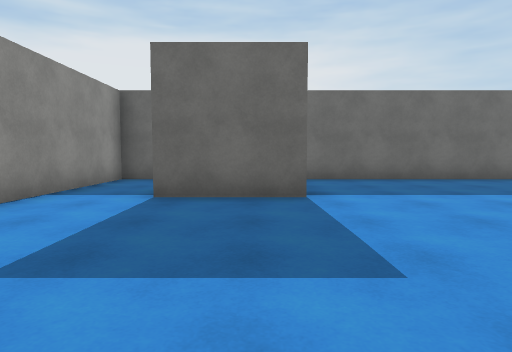
View 1 (above)

19 first-person views from a walk through a scene from a Unity 3-D project. The camera is 1.2 m above the floor, tilts 4° down and sees 75° across. The floor is counted in squares, 1.8 m on a side. Each view is taken from the middle of a square. On the plan, view 1 faces up. The plan holds only what a view shows up to about 10 squares ahead; the rest is blank. The place goes on beyond the plan. The player character is not drawn. Surface patterns are stand-ins for the level's own textures.

View 2
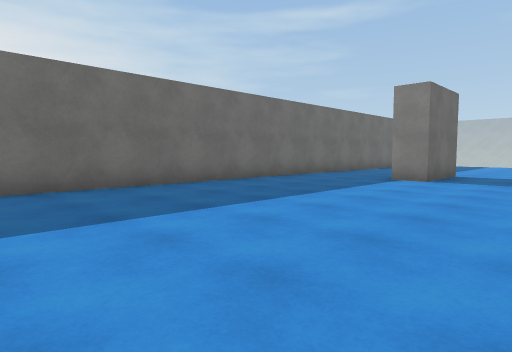

View 3
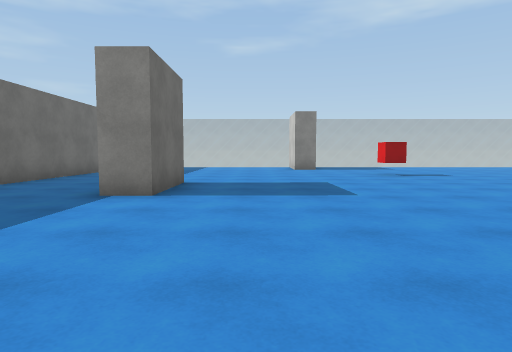

View 4
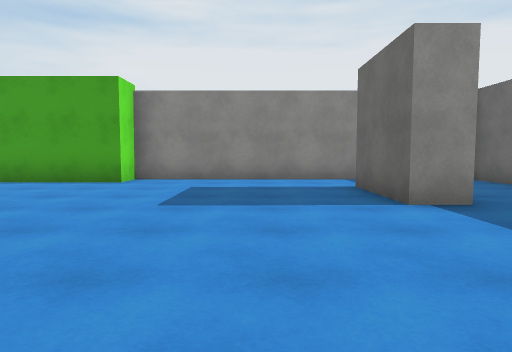

View 5
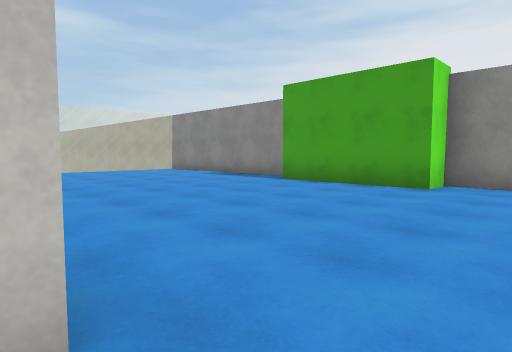

View 6
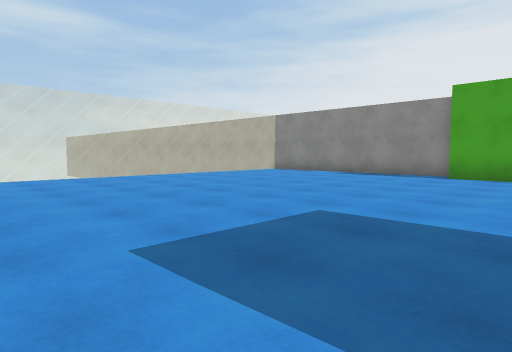

View 7
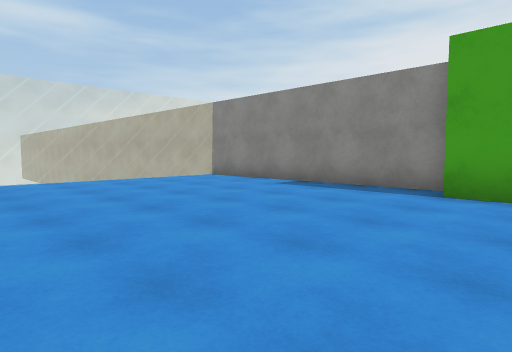

View 8
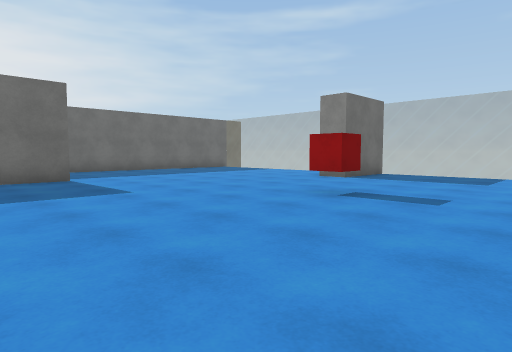

View 9
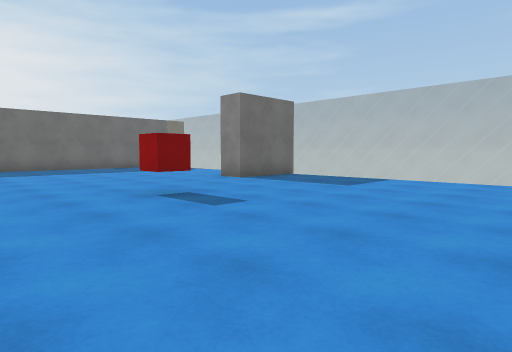

View 10
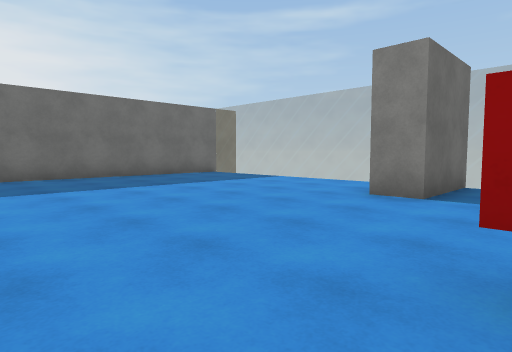

View 11
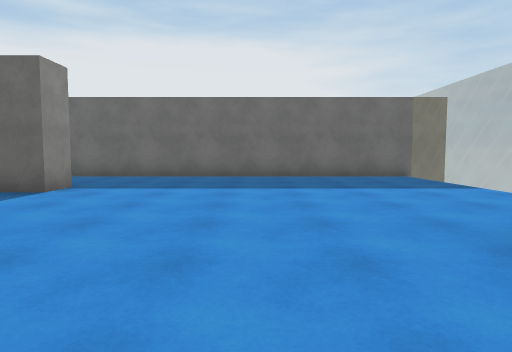

View 12
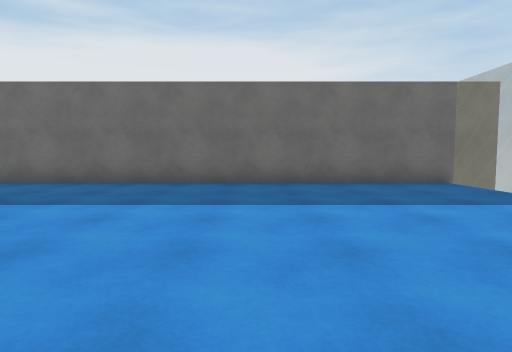

View 13
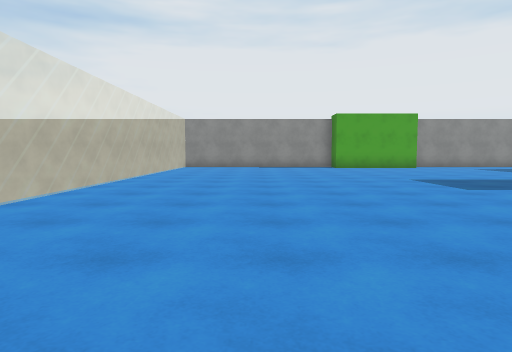

View 14
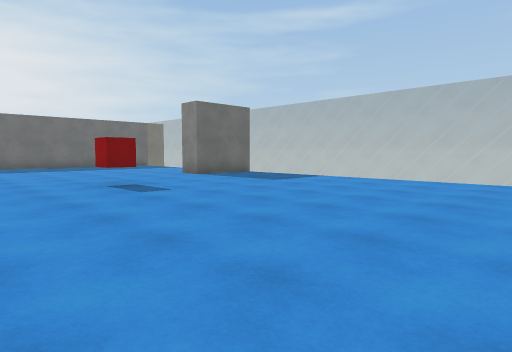

View 15
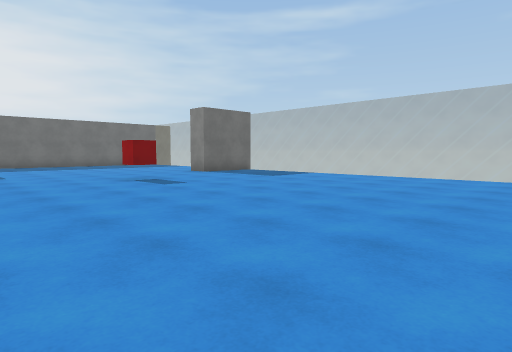

View 16
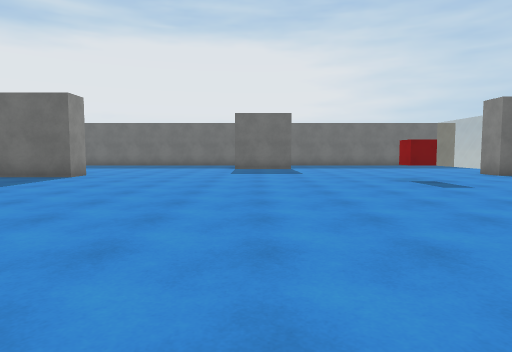

View 17
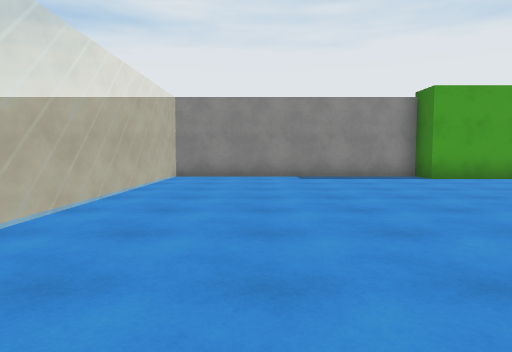

View 18
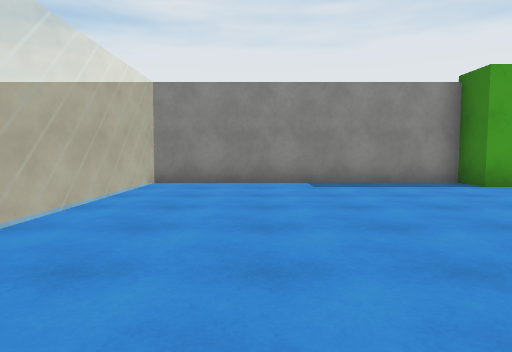

View 19
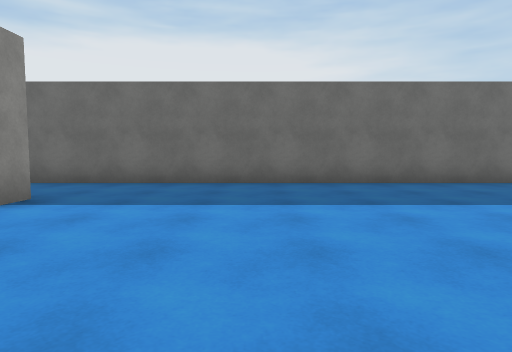

### Floor plan
Key: @ floor where view 1 was taken; # wall or solid block; . floor; = window, fence, low wall or low ledge; C red cube.
Columns run from 4 left of view 1 to 21 right of it. Each row starts with its distance up from view 1.
  9 ##########################
  8 #........................=
  7 #........................=
  6 #........................=
  5 #..##..........##........=
  4 #........................=
  3 #........................=
  2 #........................
  1 #......................##
  0 ##..@...##...............
 -1  #.................C.....=
 -2  #.......................=
 -3 ##.......................=
 -4 #........................=
 -5 #........................=
 -6 #........................=
 -7 #........................=
 -8 #........................
 -9 #...................
-10 #.............
-11 #==========
-12  ##

Positions as (right, up) in squares from view 1, and headings:
1: (0, 0), facing up
2: (2, 2), facing up-right
3: (5, 3), facing right
4: (5, 3), facing left
5: (4, 2), facing down-left
6: (7, -1), facing down-left
7: (3, -2), facing down-left
8: (10, -4), facing up-right
9: (12, -6), facing up-right
10: (13, -1), facing up-right
11: (16, -1), facing up
12: (16, 1), facing up
13: (12, -7), facing left
14: (12, -8), facing up-right
15: (11, -9), facing up-right
16: (11, -9), facing up
17: (6, -8), facing left
18: (4, -8), facing left
19: (4, 1), facing up
